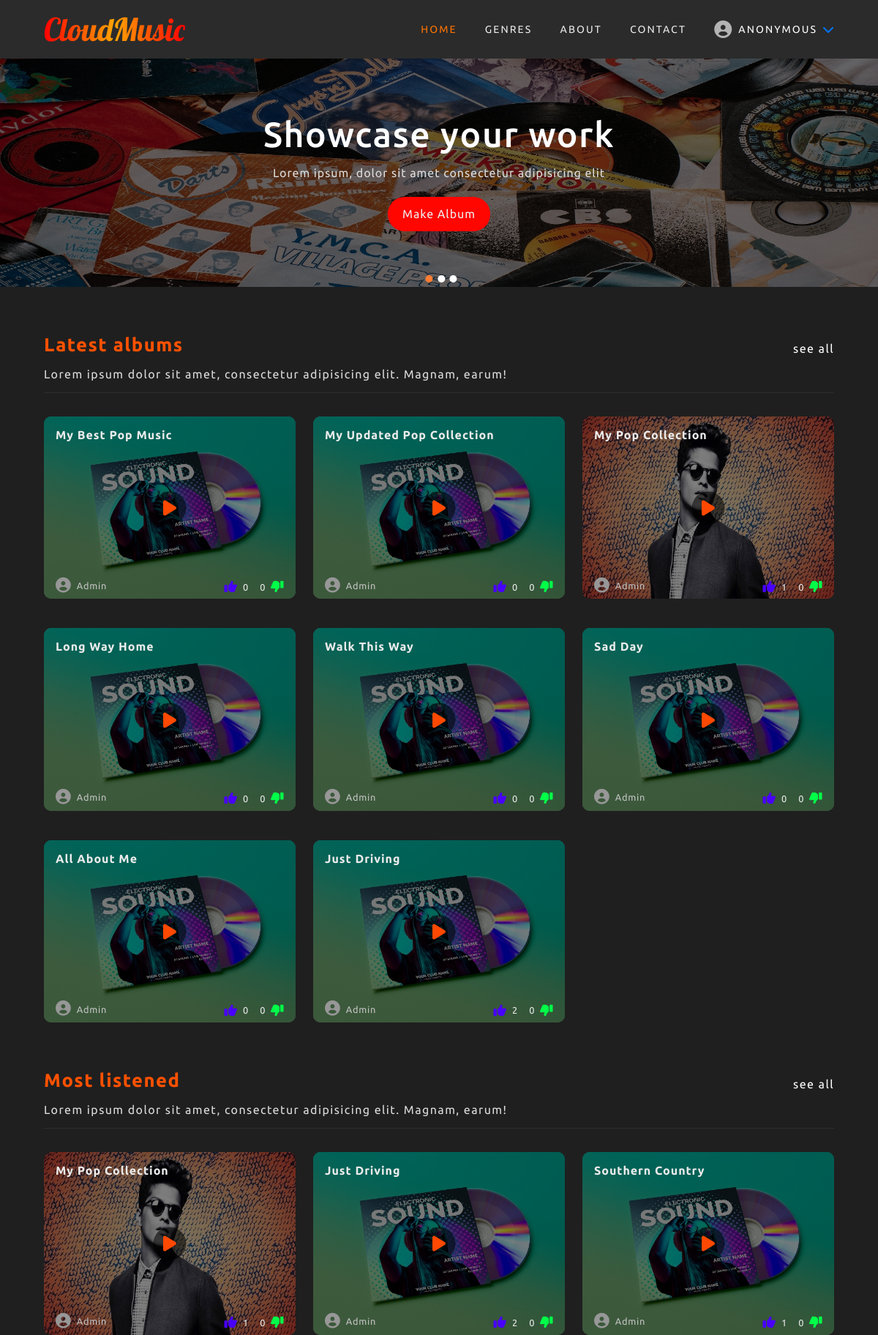
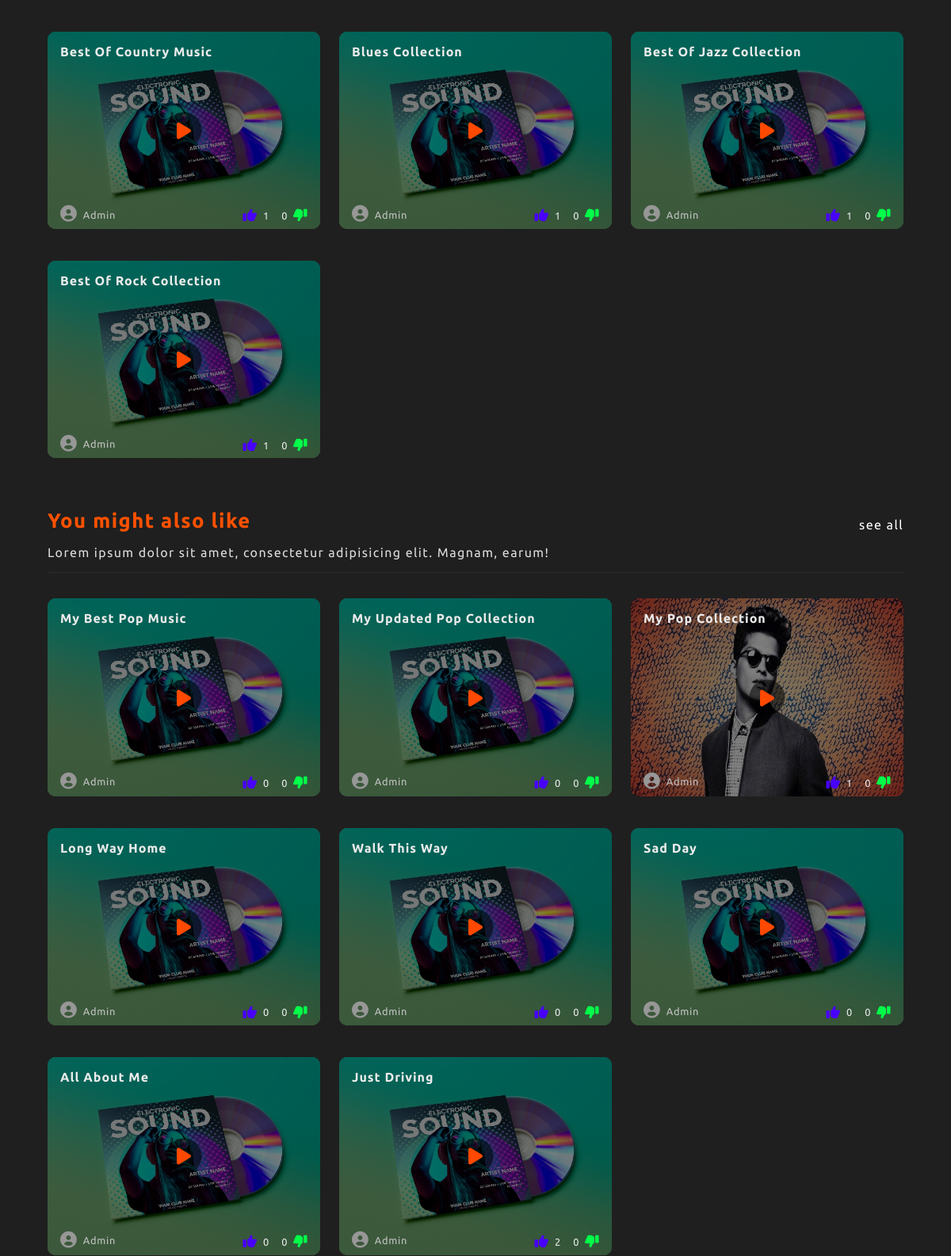
The page /home (upper part) on the database its author committed (2 pictures, top to bottom).
### music/models.py (models this page shows, shortened)
class Album(models.Model):
    user = models.ForeignKey(User, on_delete=models.CASCADE)
    title = models.CharField(max_length=50)
    choose_genre = models.ForeignKey(Genre, on_delete=models.CASCADE, null=True, blank=True)
    create_genre = models.CharField(max_length=20, null=True, blank=True)
    album_cover = models.ImageField(default="album_img/default.jpg", upload_to="album_img", blank=True)
    date_created = models.DateTimeField(default=timezone.now)
    thumbs_up = models.IntegerField(default=0)
    thumbs_down = models.IntegerField(default=0)
    class Meta:
        ordering = ["-date_created"]

### music/views.py (the view, shortened to what this page needs)
# urls.py: path("home", home, name="home"),
def home(request):
    user = request.user
    albums = Album.objects.all()
    most_listened = albums
    latest_albums = albums[0:8]
    you_might_also_like = Album.objects.all()[0:8]
    if not user.is_authenticated:
        context = {
            "latest_albums": latest_albums,
            "most_listened": most_listened,
            "you_might_also_like": you_might_also_like
        }
        return render(request, "music/home.html", context)

### users/context_processors.py (called while the page is built)
def message_form(request):
    user_message_form = MessageForm()
    return {"user_message_form": user_message_form}

### music/templates/music/home.html (shortened to what this page needs)
{% extends "music/index.html" %}
{% block content %}
    <div class="album-container">
        <h1>
            Latest albums
            <a href="{% url 'music:all-albums' 'latest albums' %}">see all</a>
            <p>Lorem ipsum dolor sit amet, consectetur adipisicing elit. Magnam, earum!</p>
        </h1>
        <div class="albums">
            {% for album in latest_albums %}
                <div class="album-wrapper">
                    <img src="{{ album.album_cover.url }}" alt="">
                    <div class="background-overlay"></div>
                    <div class="album-text-wrapper">
                        <h2>{{ album.title }}</h2>
                        <div class="flex-box">
                            <div class="album-author">
                                <i class="fas fa-user-circle"></i>
                                <p>{{ album.user.username }}</p>
                            </div>
                            <div class="thumbs-up-down">
                                <a id="prevent-default" class="thumbs-up" href="#">
                                    <i class="fas fa-thumbs-up"></i>
                                    <p>{{ album.thumbs_up }}</p>
                                </a>
                                <a id="prevent-default" class="thumbs-down" href="#">
                                    <p>{{ album.thumbs_down }}</p>
                                    <i class="fas fa-thumbs-down fa-flip-horizontal"></i>
                                </a>
                            </div>
                        </div>
                    </div>
                    <a class="play-btn" href="{% url 'music:play-album' album.pk %}"><i class="fa-solid fa-play"></i></a>
                </div>
            {% endfor %}
        </div>
    </div>
    <div class="album-container">
        <h1>Most listened
            <a href="{% url 'music:all-albums' 'most listened' %}">see all</a>
            <p>Lorem ipsum dolor sit amet, consectetur adipisicing elit. Magnam, earum!</p>
        </h1>
        <div class="albums">
            {% for album in most_listened %}
                {% if album.thumbs_up > 0 %}
                    <div class="album-wrapper">
                        <img src="{{ album.album_cover.url }}" alt="">
                        <div class="background-overlay"></div>
                        <div class="album-text-wrapper">
                            <h2>{{ album.title }}</h2>
                            <div class="flex-box">
                                <div class="album-author">
                                    <i class="fas fa-user-circle"></i>
                                    <p>{{ album.user.username }}</p>
                                </div>
                                <div class="thumbs-up-down">
                                    <a id="prevent-default" class="thumbs-up" href="#">
                                        <i class="fas fa-thumbs-up"></i>
                                        <p>{{ album.thumbs_up }}</p>
                                    </a>
                                    <a id="prevent-default" class="thumbs-down" href="#">
                                        <p>{{ album.thumbs_down }}</p>
                                        <i class="fas fa-thumbs-down fa-flip-horizontal"></i>
                                    </a>
                                </div>
                            </div>
                        </div>
                        <a class="play-btn" href="{% url 'music:play-album' album.pk %}"><i class="fa-solid fa-play"></i></a>
                    </div>
                {% endif %}
            {% endfor %}
        </div>
    </div>
    <div class="album-container">
        <h1>You might also like
            <a href="{% url 'music:all-albums' 'you might also like' %}">see all</a>
            <p>Lorem ipsum dolor sit amet, consectetur adipisicing elit. Magnam, earum!</p>
        </h1>
        <div class="albums">
            {% for album in you_might_also_like %}
                <div class="album-wrapper">
                    <img src="{{ album.album_cover.url }}" alt="">
                    <div class="background-overlay"></div>
                    <div class="album-text-wrapper">
                        <h2>{{ album.title }}</h2>
                        <div class="flex-box">
                            <div class="album-author">
                                <i class="fas fa-user-circle"></i>
                                <p>{{ album.user.username }}</p>
                            </div>
                            <div class="thumbs-up-down">
                                <a id="prevent-default" class="thumbs-up" href="#">
                                    <i class="fas fa-thumbs-up"></i>
                                    <p>{{ album.thumbs_up }}</p>
                                </a>
                                <a id="prevent-default" class="thumbs-down" href="#">
                                    <p>{{ album.thumbs_down }}</p>
                                    <i class="fas fa-thumbs-down fa-flip-horizontal"></i>
                                </a>
                            </div>
                        </div>
                    </div>
                    <a class="play-btn" href="{% url 'music:play-album' album.pk %}"><i class="fa-solid fa-play"></i></a>
                </div>
            {% endfor %}
        </div>
    </div>
{% endblock content %}

### music/static/music/style.css (style rules this page uses)
html, body { width: auto!important; overflow-x: hidden!important; height: auto !important; scroll-behavior: smooth; }
body { font-family: 'Ubuntu', sans-serif; scroll-behavior: smooth; height: 100%; overflow: hidden; -webkit-tap-highlight-color: transparent; }
input, textarea, button, select, a { -webkit-tap-highlight-color: rgba(0,0,0,0); }
a { text-decoration: none; display: inline-block; }
.album-container { width: 90vw; margin: 0 auto; padding-top: 3rem; }
.album-container:last-child { padding-bottom: 4rem; }
.albums { display: flex; flex-direction: column; }
.album-container > h1 { letter-spacing: 0.09rem; display: flex; flex-wrap: wrap; font-size: 1.6rem; color: rgb(255, 81, 0); padding-bottom: 1rem; padding-top: 1rem; display: flex; align-items: flex-end; justify-content: space-between; border-bottom: 1px solid rgb(46, 46, 46); }
.album-container > h1 > a { font-size: 16px; color: rgb(255, 255, 255); letter-spacing: 0.09rem; font-weight: 400; border-bottom: 1px solid transparent; transition: border-bottom 0.15px linear; }
.album-container > h1 > p { flex: 0 0 100%; font-size: 16px; padding-top: 1rem; letter-spacing: 0.09rem; color: rgb(221, 221, 221); font-weight: 400; }
.album-wrapper { margin-bottom: 1rem; margin-top: 1rem; position: relative; border-radius: 10px; transition: transform 0.25s linear; }
.album-wrapper > img { display: block; width: 100%; height: auto; border-radius: 10px; }
.background-overlay { position: absolute; background: linear-gradient(to top,rgb(0, 0, 0, 0.5), rgba(0, 0, 0, 0.5), rgba(0, 0, 0, 0.5)); top: 0; left: 0; width: 100%; height: 100%; border-radius: 10px; }
.album-text-wrapper { position: absolute; width: 100%; height: 100%; z-index: 2; top: 0; left: 0; padding: 1rem; border-radius: 10px; }
.album-text-wrapper > h2 { color: rgb(235, 235, 235); text-transform: capitalize; font-size: 1rem; letter-spacing: 0.06rem; }
.flex-box { display: flex; align-items: flex-end; justify-content: space-between; position: absolute; bottom: 0; left: 0; z-index: 3; width: 100%; padding: 0 1rem 0.5rem 1rem; border-bottom-left-radius: 10px; border-bottom-right-radius: 10px; }
.album-author { display: flex; align-items: center; font-size: 0.8rem; }
.flex-box > .album-author > i { color: rgb(151, 151, 151); font-size: 1.3rem; }
.flex-box > .album-author > p { color: rgb(196, 196, 196); text-transform: capitalize; padding-left: 0.5rem; letter-spacing: 0.05rem; }
.thumbs-up-down { display: flex; align-items: center; }
.thumbs-down, .thumbs-up { display: flex; align-items: center; color: rgb(235, 235, 235); font-size: 0.8rem; }
.thumbs-up > i { padding-right: 0.5rem; }
.thumbs-up > i { color: rgb(72, 0, 255); font-size: 1.1rem; }
.thumbs-down > p { padding-left: 1rem; padding-right: 0.5rem; }
.thumbs-down > i { color: rgb(0, 255, 72); font-size: 1.1rem; }
.play-btn { background: rgba(0, 0, 0, 0.55); font-size: 1.5rem; border-radius: 50%; color: rgb(255, 72, 0) !important; cursor: pointer; position: absolute; top: 50%; left: 50%; z-index: 4; transform: translate(-50%, -50%); display: flex; align-items: center; justify-content: center; width: 45px; height: 45px; }
#prevent-default { cursor: inherit; }
@media screen and (min-width:700px) { .album-container > h1 { margin-bottom: 1rem; } }
@media screen and (min-width:700px) { .albums { display: grid; grid-template-columns: 1fr 1fr; column-gap: 1.5rem; row-gap: 1.5rem; } }
@media screen and (min-width:700px) { .album-wrapper { margin-bottom: 0; } }
@media screen and (min-width:1000px) { .albums { grid-template-columns: 1fr 1fr 1fr; } }

### rows shown on the page
Album: album_cover (placeholder picture), title "My Best Pop Music", user.username "Admin", thumbs_up "0", thumbs_down "0"
Album: album_cover (placeholder picture), title "My Updated Pop Collection", user.username "Admin", thumbs_up "0", thumbs_down "0"
Album: album_cover (picture), title "My Pop Collection", user.username "Admin", thumbs_up "1", thumbs_down "0"
Album: album_cover (placeholder picture), title "Long Way Home", user.username "Admin", thumbs_up "0", thumbs_down "0"
Album: album_cover (placeholder picture), title "Walk This Way", user.username "Admin", thumbs_up "0", thumbs_down "0"
Album: album_cover (placeholder picture), title "Sad Day", user.username "Admin", thumbs_up "0", thumbs_down "0"
Album: album_cover (placeholder picture), title "All About Me", user.username "Admin", thumbs_up "0", thumbs_down "0"
Album: album_cover (placeholder picture), title "Just Driving", user.username "Admin", thumbs_up "2", thumbs_down "0"
Album: album_cover (placeholder picture), title "Southern Country", user.username "Admin", thumbs_up "1", thumbs_down "0"
Album: album_cover (placeholder picture), title "Best Of Country Music", user.username "Admin", thumbs_up "1", thumbs_down "0"
Album: album_cover (placeholder picture), title "Blues Collection", user.username "Admin", thumbs_up "1", thumbs_down "0"
Album: album_cover (placeholder picture), title "Best Of Jazz Collection", user.username "Admin", thumbs_up "1", thumbs_down "0"
Album: album_cover (placeholder picture), title "Best Of Rock Collection", user.username "Admin", thumbs_up "1", thumbs_down "0"
